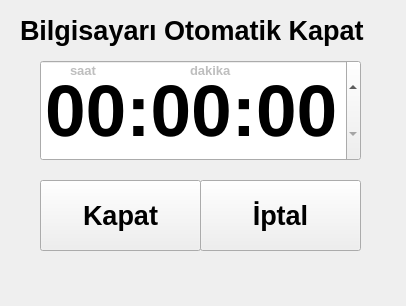
<?xml version="1.0" encoding="UTF-8"?>
<ui version="4.0">
 <class>Form</class>
 <widget class="QWidget" name="Form">
  <property name="geometry">
   <rect>
    <x>0</x>
    <y>0</y>
    <width>406</width>
    <height>306</height>
   </rect>
  </property>
  <property name="font">
   <font>
    <pointsize>55</pointsize>
    <weight>75</weight>
    <bold>true</bold>
    <underline>false</underline>
   </font>
  </property>
  <property name="windowTitle">
   <string>Bilgisayarı Otomatik Kapat  </string>
  </property>
  <widget class="QLabel" name="baslik">
   <property name="enabled">
    <bool>true</bool>
   </property>
   <property name="geometry">
    <rect>
     <x>20</x>
     <y>10</y>
     <width>361</width>
     <height>41</height>
    </rect>
   </property>
   <property name="font">
    <font>
     <pointsize>20</pointsize>
     <weight>75</weight>
     <bold>true</bold>
    </font>
   </property>
   <property name="text">
    <string>Bilgisayarı Otomatik Kapat</string>
   </property>
  </widget>
  <widget class="QTimeEdit" name="timeEdit">
   <property name="geometry">
    <rect>
     <x>40</x>
     <y>60</y>
     <width>321</width>
     <height>101</height>
    </rect>
   </property>
   <property name="font">
    <font>
     <pointsize>55</pointsize>
    </font>
   </property>
  </widget>
  <widget class="QPushButton" name="kapat">
   <property name="geometry">
    <rect>
     <x>40</x>
     <y>180</y>
     <width>161</width>
     <height>71</height>
    </rect>
   </property>
   <property name="font">
    <font>
     <pointsize>20</pointsize>
    </font>
   </property>
   <property name="text">
    <string>Kapat</string>
   </property>
  </widget>
  <widget class="QPushButton" name="iptal">
   <property name="geometry">
    <rect>
     <x>200</x>
     <y>180</y>
     <width>161</width>
     <height>71</height>
    </rect>
   </property>
   <property name="font">
    <font>
     <pointsize>20</pointsize>
    </font>
   </property>
   <property name="text">
    <string>İptal</string>
   </property>
  </widget>
  <widget class="QLabel" name="bilgi">
   <property name="geometry">
    <rect>
     <x>46</x>
     <y>270</y>
     <width>311</width>
     <height>20</height>
    </rect>
   </property>
   <property name="font">
    <font>
     <pointsize>12</pointsize>
    </font>
   </property>
   <property name="text">
    <string/>
   </property>
  </widget>
  <widget class="QLabel" name="label">
   <property name="enabled">
    <bool>false</bool>
   </property>
   <property name="geometry">
    <rect>
     <x>190</x>
     <y>60</y>
     <width>61</width>
     <height>21</height>
    </rect>
   </property>
   <property name="font">
    <font>
     <pointsize>10</pointsize>
    </font>
   </property>
   <property name="text">
    <string>dakika</string>
   </property>
  </widget>
  <widget class="QLabel" name="label_2">
   <property name="enabled">
    <bool>false</bool>
   </property>
   <property name="geometry">
    <rect>
     <x>70</x>
     <y>60</y>
     <width>31</width>
     <height>21</height>
    </rect>
   </property>
   <property name="font">
    <font>
     <pointsize>10</pointsize>
    </font>
   </property>
   <property name="text">
    <string>saat</string>
   </property>
  </widget>
 </widget>
 <resources/>
 <connections/>
</ui>
